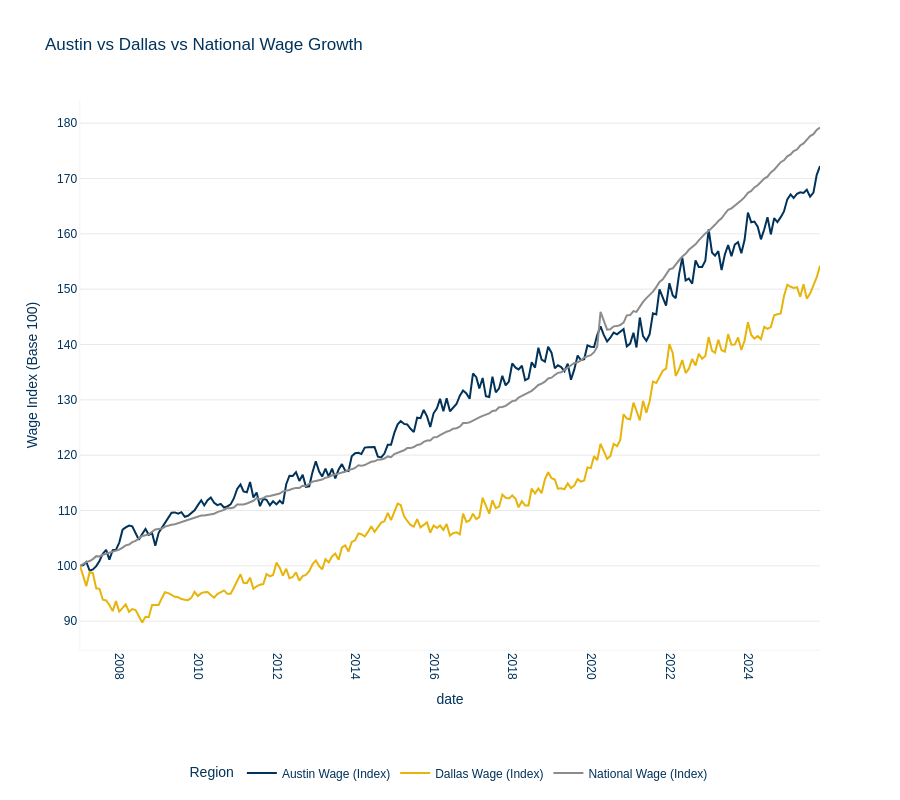

Here is the notebook cell this chart was saved with:
### Markdown cell above
## Chart 6: Austin vs National Wage Growth

Compares wage growth between Austin and the nation, indexed to 100 at the earliest common date.
National data (hourly) is converted to weekly by multiplying by 40 for comparison.

### Code cell
# Fetch wage data
df_austin_wage = fetch_fred_series('SMU48124200500000003', 'Austin Hourly Wage')
df_dallas_wage = fetch_fred_series('SMU48191000500000003', 'Dallas Hourly Wage')
df_national_wage = fetch_fred_series('CES0500000003', 'National Hourly Wage')

# Convert national hourly to weekly (×40 hours) -- if desired for fair comparison, otherwise keep as hourly
df_national_wage['National Hourly Wage'] = df_national_wage['National Hourly Wage']
df_national_wage = df_national_wage[['date', 'National Hourly Wage']]

# Merge on date (inner join all three)
df_wage = df_austin_wage.merge(df_dallas_wage, on='date', how='inner') \
                        .merge(df_national_wage, on='date', how='inner')

# Index all three series to 100 at earliest common date
if len(df_wage) > 0:
    base_austin = df_wage['Austin Hourly Wage'].iloc[0]
    base_dallas = df_wage['Dallas Hourly Wage'].iloc[0]
    base_national = df_wage['National Hourly Wage'].iloc[0]
    
    df_wage['Austin Wage (Index)'] = (df_wage['Austin Hourly Wage'] / base_austin) * 100
    df_wage['Dallas Wage (Index)'] = (df_wage['Dallas Hourly Wage'] / base_dallas) * 100
    df_wage['National Wage (Index)'] = (df_wage['National Hourly Wage'] / base_national) * 100
    
    # Convert to long format
    df_wage_long = df_wage[['date', 'Austin Wage (Index)', 'Dallas Wage (Index)', 'National Wage (Index)']].melt(
        id_vars=['date'],
        var_name='Region',
        value_name='Wage Index (Base 100)'
    )
    
    # Create chart
    fig = aquila_styled_line_chart(
        df_wage_long,
        x='date',
        y='Wage Index (Base 100)',
        color='Region',
        title='Austin vs Dallas vs National Wage Growth',
        height=800
    )
        
    # Save chart
    fig.write_html('charts/austin_dallas_vs_national_wage_growth.html')
    print("✓ Chart saved: austin_dallas_vs_national_wage_growth.html")
    
    fig.show()
else:
    print("Warning: No overlapping data for wage comparison")

### Figure 1 — Plotly figure (JSON) as saved in the notebook; plotly's stock layout.template omitted (floating-point values rounded to 4 significant figures; data arrays with more than 128 entries replaced by an {"elided": "..."} marker saying what was removed)
{"data": [{"hovertemplate": "Region=Austin Wage (Index)<br>date=%{x}<br>Wage Index (Base 100)=%{y}<extra></extra>", "legendgroup": "Austin Wage (Index)", "line": {"color": "#00325a", "dash": "solid"}, "marker": {"symbol": "circle"}, "mode": "lines", "name": "Austin Wage (Index)", "orientation": "v", "showlegend": true, "type": "scatter", "x": {"elided": "227 str values"}, "xaxis": "x", "y": {"elided": "227 float values"}, "yaxis": "y"}, {"hovertemplate": "Region=Dallas Wage (Index)<br>date=%{x}<br>Wage Index (Base 100)=%{y}<extra></extra>", "legendgroup": "Dallas Wage (Index)", "line": {"color": "#e6b40a", "dash": "solid"}, "marker": {"symbol": "circle"}, "mode": "lines", "name": "Dallas Wage (Index)", "orientation": "v", "showlegend": true, "type": "scatter", "x": {"elided": "227 str values"}, "xaxis": "x", "y": {"elided": "227 float values"}, "yaxis": "y"}, {"hovertemplate": "Region=National Wage (Index)<br>date=%{x}<br>Wage Index (Base 100)=%{y}<extra></extra>", "legendgroup": "National Wage (Index)", "line": {"color": "#8c8c8c", "dash": "solid"}, "marker": {"symbol": "circle"}, "mode": "lines", "name": "National Wage (Index)", "orientation": "v", "showlegend": true, "type": "scatter", "x": {"elided": "227 str values"}, "xaxis": "x", "y": {"elided": "227 float values"}, "yaxis": "y"}], "layout": {"font": {"color": "#00325a", "family": "Futura LT Pro, Futura, Arial, sans-serif"}, "height": 800, "legend": {"orientation": "h", "title": {"font": {"family": "Futura LT Pro, Futura, Arial, sans-serif"}, "text": "Region"}, "tracegroupgap": 0, "x": 0.5, "xanchor": "center", "y": -0.25, "yanchor": "bottom"}, "margin": {"b": 100}, "paper_bgcolor": "white", "plot_bgcolor": "white", "title": {"font": {"family": "Futura LT Pro, Futura, Arial, sans-serif"}, "text": "Austin vs Dallas vs National Wage Growth"}, "xaxis": {"anchor": "y", "domain": [0, 1], "linecolor": "#e9e9ea", "linewidth": 0.5, "mirror": false, "showgrid": false, "showline": true, "tickangle": 90, "title": {"text": "date"}, "zeroline": false}, "yaxis": {"anchor": "x", "domain": [0, 1], "gridcolor": "#e9e9ea", "linecolor": "#e9e9ea", "linewidth": 0.5, "mirror": false, "showgrid": true, "showline": true, "title": {"text": "Wage Index (Base 100)"}, "zeroline": true}}}
